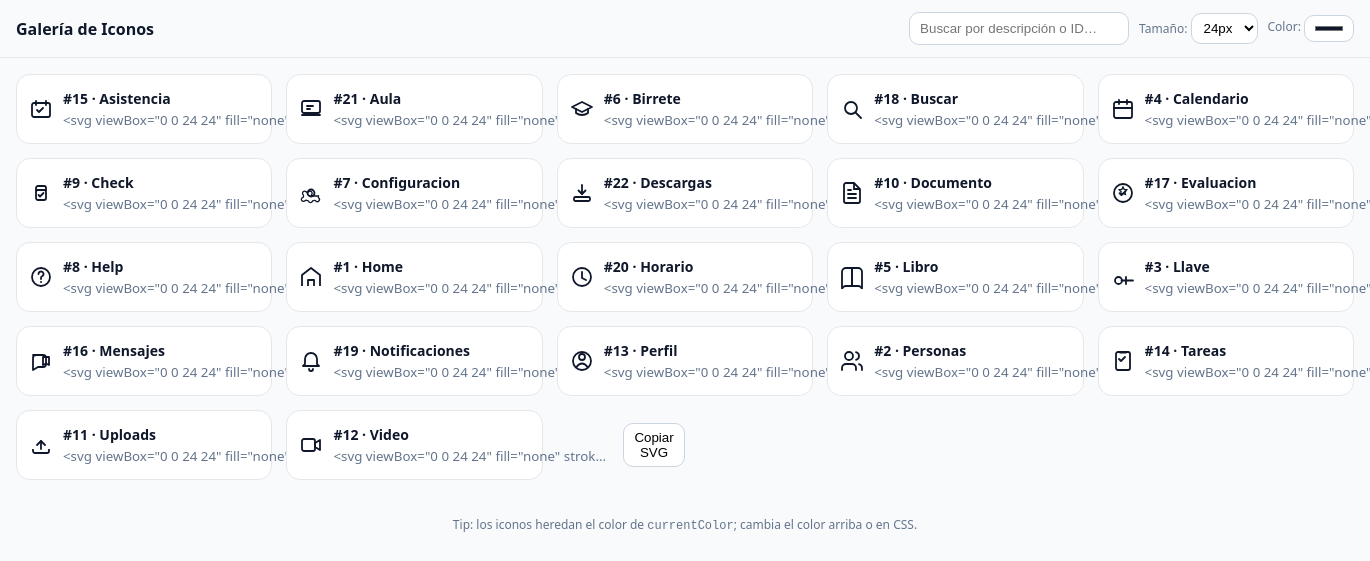
Page /icons-gallery.php on the committed database.
### tables this page shows
CREATE TABLE `iconos` (
  `id_icono` int(11) NOT NULL,
  `descripcion` varchar(100) NOT NULL,
  `imagen` text NOT NULL
);

### icons-gallery.php (the view, shortened to what this page needs)
<?php
require_once __DIR__ . '/conexion.php';
$iconos = [];
$q = "SELECT id_icono, descripcion, imagen FROM iconos ORDER BY descripcion ASC";
if ($res = mysqli_query($conn, $q)) {
  while ($row = mysqli_fetch_assoc($res)) { $iconos[] = $row; }
}
?>
<!doctype html>
<html lang="es">
<head>
</head>
<body>
<header>
  <strong>Galería de Iconos</strong>
  <div class="toolbar">
    <input id="buscador" type="search" placeholder="Buscar por descripción o ID…">
    <label class="small muted">Tamaño:
      <select id="tam">
        <option value="24" selected>24px</option>
      </select>
    </label>
    <label class="small muted">Color:
      <input id="color" type="color" value="#0f172a">
    </label>
  </div>
</header>
<section class="grid" id="grid">
  <?php foreach ($iconos as $ico): ?>
    <article class="card" data-id="<?php echo (int)$ico['id_icono']; ?>" data-desc="<?php echo htmlspecialchars($ico['descripcion']); ?>">
      <div class="icon" aria-hidden="true">
        <svg viewBox="0 0 24 24" width="24" height="24" fill="none">
          <?php
            echo $ico['imagen'];
          ?>
        </svg>
      </div>
      <div class="meta">
        <b class="nowrap">#<?php echo (int)$ico['id_icono']; ?> · <?php echo htmlspecialchars($ico['descripcion']); ?></b>
        <small class="muted nowrap">&lt;svg viewBox="0 0 24 24" fill="none" stroke="currentColor"&gt;…&lt;/svg&gt;</small>
      </div>
      <button class="copy" title="Copiar SVG" data-svg="<?php echo htmlspecialchars('<svg viewBox="0 0 24 24" fill="none" stroke=\'currentColor\'>'.$ico['imagen'].'</svg>'); ?>">Copiar SVG</button>
    </article>
  <?php endforeach; ?>
</section>
<footer>
  <span class="small">Tip: los iconos heredan el color de <code>currentColor</code>; cambia el color arriba o en CSS.</span>
</footer>
</body>
</html>

### icons-gallery.php (style rules this page uses)
:root { --icon-size: 28px; --gap: 14px; --card-bg: #fff; --card-bd: #e5e7eb; }
body { font-family: system-ui, -apple-system, "Segoe UI", Roboto, Inter, Arial, sans-serif; margin: 0; background:#f8fafc; color:#0f172a; }
header { position: sticky; top:0; background:#f8fafc; padding: 12px 16px; border-bottom:1px solid #e5e7eb; display:flex; gap:12px; align-items:center; flex-wrap:wrap; }
.grid { padding:16px; display:grid; grid-template-columns: repeat(auto-fill, minmax(220px, 1fr)); gap: var(--gap); }
.card { background: var(--card-bg); border:1px solid var(--card-bd); border-radius:14px; padding:12px; display:flex; gap:10px; align-items:center; }
.icon { width: var(--icon-size); height: var(--icon-size); display:inline-flex; align-items:center; justify-content:center; color: var(--icon-color, #0f172a); }
.meta { display:flex; flex-direction:column; gap:3px; }
.meta b { font-size:14px; }
.meta small { color:#64748b; }
.toolbar { display:flex; gap:10px; align-items:center; margin-left:auto; }
input[type="search"] { padding:8px 10px; border:1px solid #cbd5e1; border-radius:10px; min-width:220px; }
select, input[type="color"] { padding:6px 8px; border:1px solid #cbd5e1; border-radius:10px; background:#fff; }
.copy { margin-left:auto; border:1px solid #cbd5e1; background:#fff; padding:6px 10px; border-radius:10px; cursor:pointer; }
footer { padding:16px; text-align:center; color:#64748b; }
.muted { color:#64748b; }
.small { font-size:12px; }
.nowrap { white-space:nowrap; overflow:hidden; text-overflow:ellipsis; max-width:280px; }

### rows in the picture
iconos: id_icono "15", descripcion "Asistencia"
iconos: id_icono "21", descripcion "Aula"
iconos: id_icono "6", descripcion "Birrete"
iconos: id_icono "18", descripcion "Buscar"
iconos: id_icono "4", descripcion "Calendario"
iconos: id_icono "9", descripcion "Check"
iconos: id_icono "7", descripcion "Configuracion"
iconos: id_icono "22", descripcion "Descargas"
iconos: id_icono "10", descripcion "Documento"
iconos: id_icono "17", descripcion "Evaluacion"
iconos: id_icono "8", descripcion "Help"
iconos: id_icono "1", descripcion "Home"
iconos: id_icono "20", descripcion "Horario"
iconos: id_icono "5", descripcion "Libro"
iconos: id_icono "3", descripcion "Llave"
iconos: id_icono "16", descripcion "Mensajes"
iconos: id_icono "19", descripcion "Notificaciones"
iconos: id_icono "13", descripcion "Perfil"
iconos: id_icono "2", descripcion "Personas"
iconos: id_icono "14", descripcion "Tareas"
iconos: id_icono "11", descripcion "Uploads"
iconos: id_icono "12", descripcion "Video"
